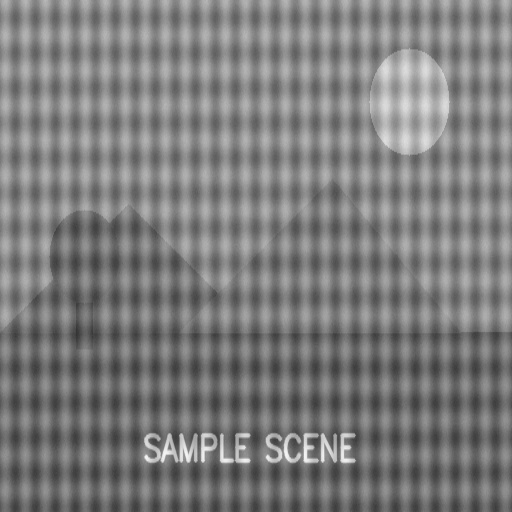
#> input picture CV_Unit2_Assignment/14_Frequency_LPF/input.jpg, 512 x 512 px
$ python program.py
#> lines starting #> are read from the running program, lines starting #| are printed output that depends on the picture
"""
Program 14: Frequency-Domain Low-Pass Filtering
Creates a circular low-pass mask that keeps only the central
low-frequency region, applies it in the frequency domain, and
reconstructs the filtered spatial-domain image.
"""
import cv2
import numpy as np

img = cv2.imread("input.jpg", cv2.IMREAD_GRAYSCALE)
#> img is the input picture: shape (512, 512); min 51, max 246, mean 124.6
if img is None:
    raise FileNotFoundError("input.jpg not found in this folder.")

rows, cols = img.shape
#> rows = 512; cols = 512
crow, ccol = rows // 2, cols // 2
#> crow = 256; ccol = 256

# Forward DFT and shift so low frequencies are centered
img_float32 = np.float32(img)
dft = cv2.dft(img_float32, flags=cv2.DFT_COMPLEX_OUTPUT)
dft_shifted = np.fft.fftshift(dft)

# Circular low-pass mask: 1 inside the radius (keep low frequencies),
# 0 outside (suppress high frequencies).
RADIUS = 40
mask = np.zeros((rows, cols, 2), np.float32)
y, x = np.ogrid[:rows, :cols]
#> y = 512 values from 0 to 511
dist_from_center = (x - ccol) ** 2 + (y - crow) ** 2
mask_area = dist_from_center <= RADIUS ** 2
mask[mask_area] = 1

# Apply mask to the shifted spectrum
filtered_dft = dft_shifted * mask

# Inverse shift, then inverse DFT to go back to the spatial domain
filtered_dft_unshifted = np.fft.ifftshift(filtered_dft)
img_reconstructed = cv2.idft(filtered_dft_unshifted)
img_reconstructed = cv2.magnitude(img_reconstructed[:, :, 0], img_reconstructed[:, :, 1])
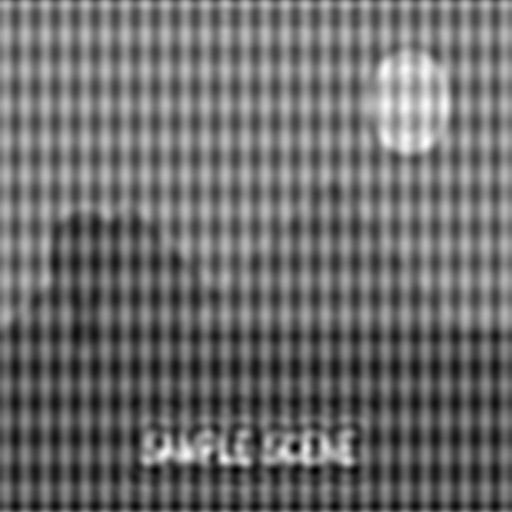
#> img_reconstructed: shape (512, 512) float32; min 13004802, max 58809224, mean 32674180; drawn with min black and max white

# Normalize back to a displayable 0-255 range
img_reconstructed = cv2.normalize(img_reconstructed, None, 0, 255, cv2.NORM_MINMAX)
img_reconstructed = img_reconstructed.astype(np.uint8)

cv2.imwrite("output.png", img_reconstructed)
print(f"Applied circular low-pass mask (radius={RADIUS}).")
print("Saved low-pass filtered (blurred) reconstruction as output.png")

$ run again, with CV_Unit2_Assignment/02_Brightness/input.jpg copied over CV_Unit2_Assignment/14_Frequency_LPF/input.jpg
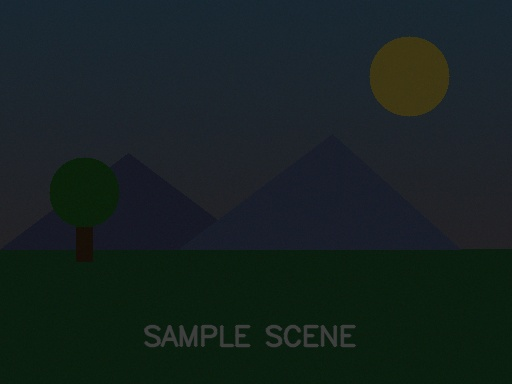
#> input picture CV_Unit2_Assignment/02_Brightness/input.jpg, 512 x 384 px
#> `img_float32 = np.float32(img)`:
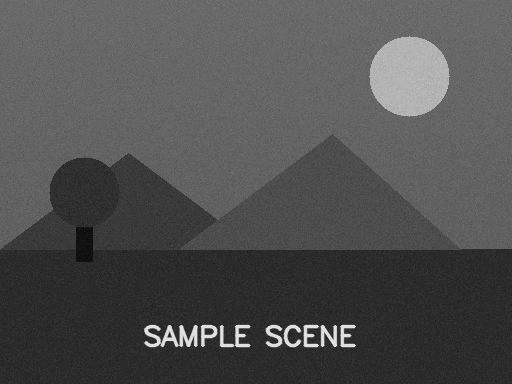
#> img_float32: shape (384, 512) float32; min 12, max 70, mean 30.2; drawn with min black and max white
#> `img_reconstructed = cv2.magnitude(img_reconstructed[:, :, 0], img_reco..`:
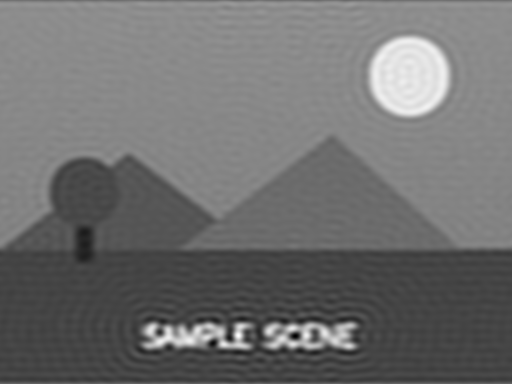
#> img_reconstructed: shape (384, 512) float32; min 1692849.1, max 11422826, mean 5943188; drawn with min black and max white

$ run again, with CV_Unit2_Assignment/03_Contrast_Stretching/input.jpg copied over CV_Unit2_Assignment/14_Frequency_LPF/input.jpg
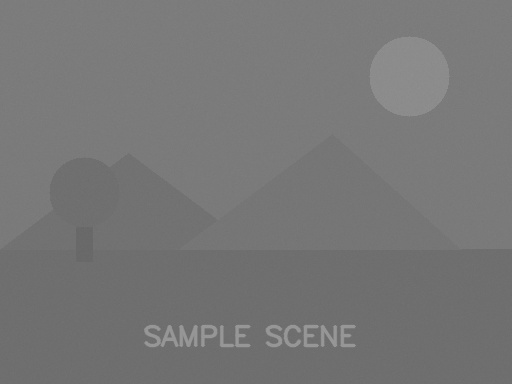
#> input picture CV_Unit2_Assignment/03_Contrast_Stretching/input.jpg, 512 x 384 px
#> img is the input picture: shape (384, 512); min 102, max 156, mean 118.3
#> `img_reconstructed = cv2.magnitude(img_reconstructed[:, :, 0], img_reco..`:
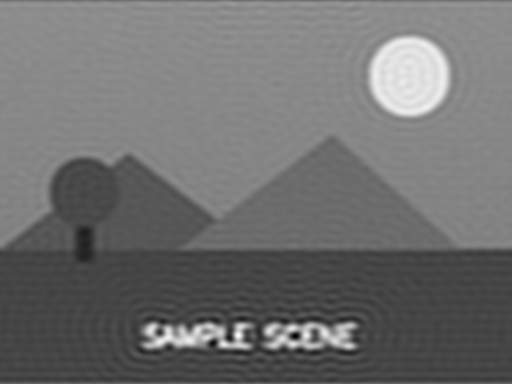
#> img_reconstructed: shape (384, 512) float32; min 19182448, max 28526774, mean 23262126; drawn with min black and max white
